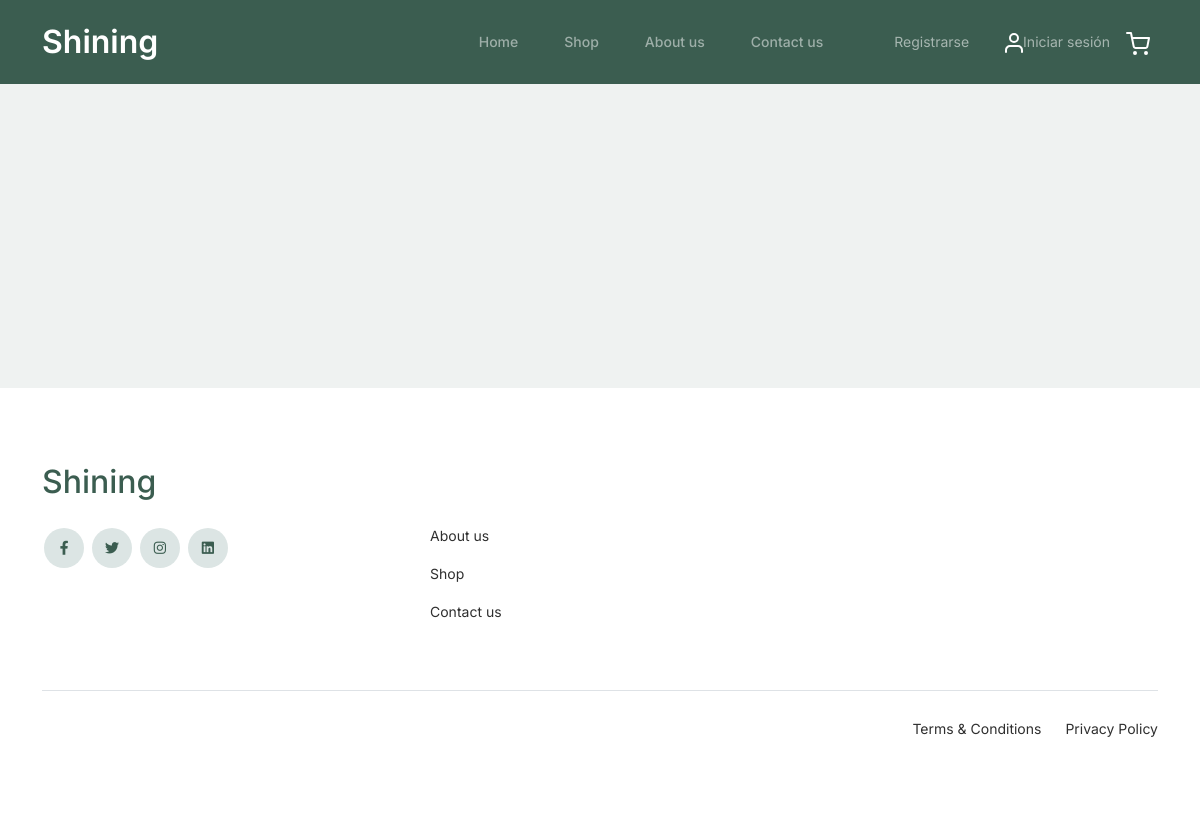
The app's page /shop/, older data.
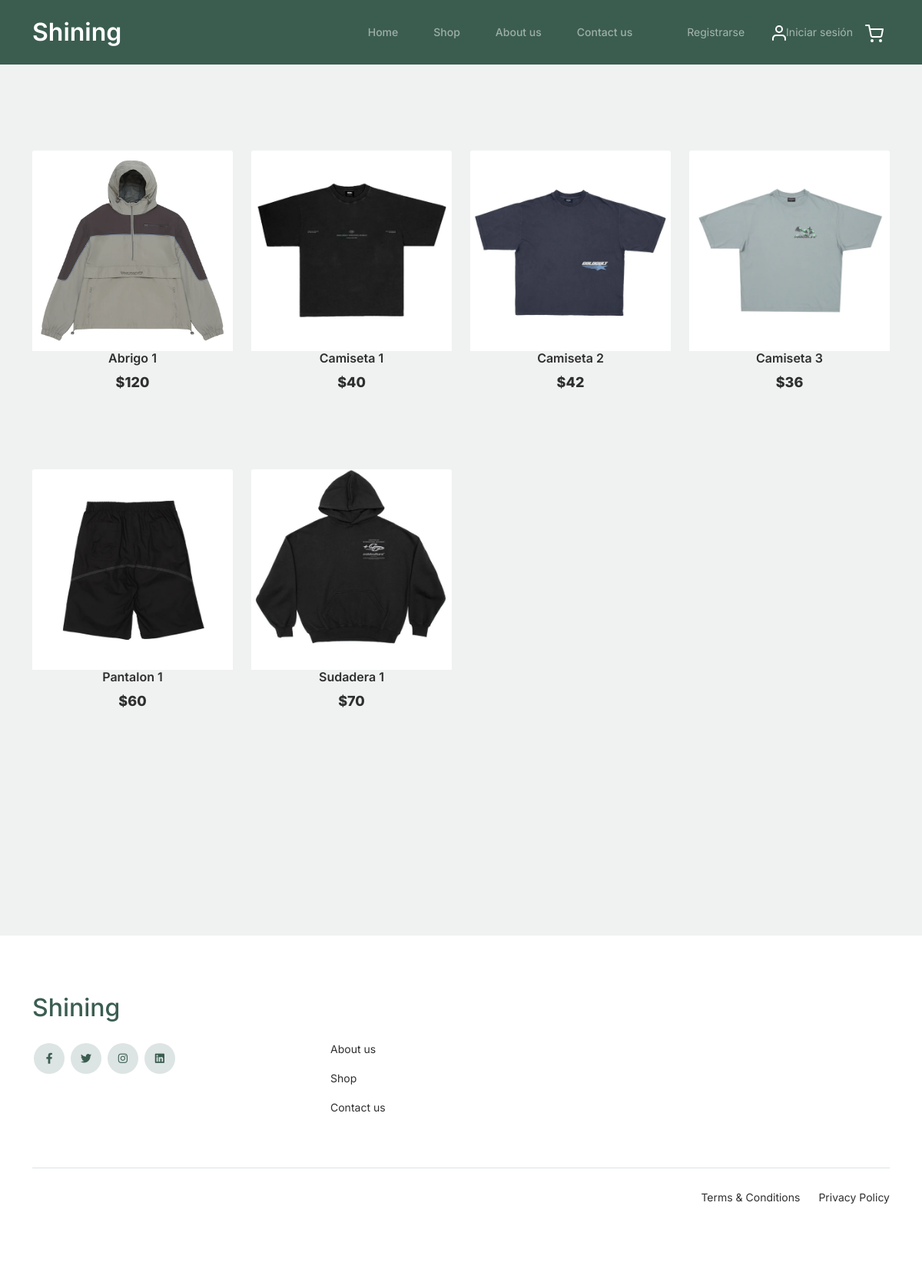
The same page, newer data.
### tienda_app/models.py (models this page shows, shortened)
class Item(models.Model ):
    nombre = models.CharField(max_length=100)
    precio = models.IntegerField(default=999)
    stock = models.IntegerField(default=0)
    opciones_categoria = [
       ('CA', 'Camiseta'),
       ('SU', 'Sudadera'),
       ('PA', 'Pantalon'),
       ('AB','Abrigo'),
    ]
    categoria = models.CharField(max_length=20, choices=opciones_categoria, default="Nombre prenda")
    imagen = models.ImageField(null=True, blank=True, upload_to='images/')

### tienda_app/views.py (the view)
# urls.py: path('shop/', views.shop, name = 'shop'),
def shop(request):
    prendas = Item.objects.all().order_by('categoria')
    return render(request, 'tienda_app/shop.html', {'prendas': prendas})

### tienda_app/templates/tienda_app/shop.html (shortened to what this page needs)
{% extends "tienda_app/base_template.html" %}
{% load static %}
	{% block index%}
		<div class="untree_co-section product-section before-footer-section">
		    <div class="container">
		      	<div class="row">
				{% for prenda in prendas %}
					<div class="col-12 col-md-4 col-lg-3 mb-5">
						<a class="product-item" href="{% url 'agregar_al_carrito' prenda.id %}">
							{% if prenda.imagen %}
								<img class="card-img-top" src="{{ prenda.imagen.url }}" alt="..." />
							{% else %}
								<img class="card-img-top"
								src="https://dummyimage.com/450x300/dee2e6/6c757d.jpg" alt="..." />
							{% endif %}
							<h3 class="product-title"> {{ prenda.nombre }} </h3>
							<strong class="product-price">${{ prenda.precio }}</strong>
						</a>
					</div>
				{% endfor %}
		      	</div>
		    </div>
		</div>
{% endblock %}

### tienda_app/templates/tienda_app/base_template.html (shortened to what this page needs)
{% load static %}
<!doctype html>
<html lang="en">
<head>
		<link href="{% static 'tienda_app/css/bootstrap.min.css' %}" rel="stylesheet">
		<link href="https://cdnjs.cloudflare.com/ajax/libs/font-awesome/6.0.0-beta3/css/all.min.css" rel="stylesheet">
		<link href="{% static 'tienda_app/css/tiny-slider.css' %}" rel="stylesheet">
		<link href="{% static 'tienda_app/css/style.css' %}" rel="stylesheet">
    <link href="{% static 'tienda_app/scss/style.scss' %}" rel="stylesheet">
	</head>
    <body>
        {% include 'tienda_app/nav_bar.html' %}
        {% block index %}
        {% endblock %}
        {% include 'tienda_app/footer.html' %}
    </body>
</html>

### tienda_app/templates/tienda_app/nav_bar.html (shortened to what this page needs)
{% load static %}
<nav class="custom-navbar navbar navbar navbar-expand-md navbar-dark bg-dark" arial-label="Furni navigation bar">
    <div class="container">
        <a class="navbar-brand" href="{% url 'home' %}">Shining</a>
        <div class="collapse navbar-collapse" id="navbarsFurni">
            <ul class="custom-navbar-nav navbar-nav ms-auto mb-2 mb-md-0">
                <li class="nav-item ">
                    <a class="nav-link" href    ="{% url 'home' %}">Home</a>
                </li>
                <li><a class="nav-link" href="{% url 'shop' %}">Shop</a></li>
                <li><a class="nav-link" href="{% url 'about' %}">About us</a></li>
                <li><a class="nav-link" href="{% url 'contact' %}">Contact us</a></li>
            </ul>
            <ul class="custom-navbar-cta navbar-nav mb-2 mb-md-0 ms-5">
                {% if user.is_authenticated %}
                    <li class="nav-item"><a class="nav-link" href="{% url 'logout' %}">Logout</a></li>
                    <li><a class="nav-link"><img src="{% static 'tienda_app/images/user.svg' %}">    {{request.user.username}}</a></li>
                {% else %}
                <li><a class="nav-link" href="{% url 'register_user' %}">Registrarse</a></li>
                <li><a class="nav-link" href="{% url 'login' %}"><img src="{% static 'tienda_app/images/user.svg' %}">Iniciar sesión</a></li>
                {% endif %}
                <li><a class="nav-link" href="{% url 'ver_carrito' %}"><img src="{% static 'tienda_app/images/cart.svg' %}"></a></li>
            </ul>
        </div>
    </div>
</nav>

### tienda_app/templates/tienda_app/footer.html (shortened to what this page needs)
{% load static %}
<footer class="footer-section">
    <div class="container relative">
        <div class="row g-5 mb-5">
            <div class="col-lg-4">
                <div class="mb-4 footer-logo-wrap"><a href="#" class="footer-logo">Shining</a></div>
                <ul class="list-unstyled custom-social">
                    <li><a href="#"><span class="fa fa-brands fa-facebook-f"></span></a></li>
                    <li><a href="#"><span class="fa fa-brands fa-twitter"></span></a></li>
                    <li><a href="#"><span class="fa fa-brands fa-instagram"></span></a></li>
                    <li><a href="#"><span class="fa fa-brands fa-linkedin"></span></a></li>
                </ul>
            </div>
            <div class="col-lg-8">
                <div class="row links-wrap">
                    <div class="col-6 col-sm-6 col-md-3">
                        <ul class="list-unstyled">
                            <li><a href="{% url 'about' %}">About us</a></li>
                            <li><a href="{% url 'shop' %}">Shop</a></li>
                            <li><a href="{% url 'contact' %}">Contact us</a></li>
                        </ul>
                    </div>
                </div>
            </div>
        </div>
        <div class="border-top copyright">
            <div class="row pt-4">
                <div class="col-lg-6">
                </div>
                <div class="col-lg-6 text-center text-lg-end">
                    <ul class="list-unstyled d-inline-flex ms-auto">
                        <li class="me-4"><a href="#">Terms &amp; Conditions</a></li>
                        <li><a href="#">Privacy Policy</a></li>
                    </ul>
                </div>
            </div>
        </div>
    </div>
</footer>

### tienda_app/static/tienda_app/css/style.css (style rules this page uses)
body { overflow-x: hidden; position: relative; }
body { font-family: "Inter", sans-serif; font-weight: 400; line-height: 28px; color: #6a6a6a; font-size: 14px; background-color: #eff2f1; }
a { text-decoration: none; -webkit-transition: .3s all ease; -o-transition: .3s all ease; transition: .3s all ease; color: #2f2f2f; text-decoration: underline; }
.custom-navbar { background: #3b5d50 !important; padding-top: 20px; padding-bottom: 20px; }
.custom-navbar .navbar-brand { font-size: 32px; font-weight: 600; }
@media (min-width: 992px) { .custom-navbar .custom-navbar-nav li { margin-left: 15px; margin-right: 15px; } }
.custom-navbar .custom-navbar-nav li a { font-weight: 500; color: #ffffff !important; opacity: .5; -webkit-transition: .3s all ease; -o-transition: .3s all ease; transition: .3s all ease; position: relative; }
@media (min-width: 768px) { .custom-navbar .custom-navbar-nav li a:before { content: ""; position: absolute; bottom: 0; left: 8px; right: 8px; background: #f9bf29; height: 5px; opacity: 1; visibility: visible; width: 0; -webkit-transition: .15s all ease-out; -o-transition: .15s all ease-out; transition: .15s all ease-out; } }
.custom-navbar .custom-navbar-cta { margin-left: 0 !important; -webkit-box-orient: horizontal; -webkit-box-direction: normal; -ms-flex-direction: row; flex-direction: row; }
@media (min-width: 768px) { .custom-navbar .custom-navbar-cta { margin-left: 40px !important; } }
.custom-navbar .custom-navbar-cta li { margin-left: 0px; margin-right: 0px; }
.custom-navbar .custom-navbar-cta li:first-child { margin-right: 20px; }
.product-section { padding: 7rem 0; }
.product-section .product-item { text-align: center; text-decoration: none; display: block; position: relative; padding-bottom: 50px; cursor: pointer; }
.product-section .product-item h3 { font-weight: 600; font-size: 16px; }
.product-section .product-item strong { font-weight: 800 !important; font-size: 18px !important; }
.product-section .product-item h3, .product-section .product-item strong { color: #2f2f2f; text-decoration: none; }
.product-section .product-item:before { bottom: 0; left: 0; right: 0; position: absolute; content: ""; background: #dce5e4; height: 0%; z-index: -1; border-radius: 10px; -webkit-transition: .3s all ease; -o-transition: .3s all ease; transition: .3s all ease; }
.before-footer-section { padding: 7rem 0 12rem 0 !important; }
.footer-section { padding: 80px 0; background: #ffffff; }
.footer-section .relative { position: relative; }
.footer-section a { text-decoration: none; color: #2f2f2f; -webkit-transition: .3s all ease; -o-transition: .3s all ease; transition: .3s all ease; }
.footer-section .links-wrap { margin-top: 0px; }
@media (min-width: 992px) { .footer-section .links-wrap { margin-top: 54px; } }
.footer-section .links-wrap ul li { margin-bottom: 10px; }
.footer-section .footer-logo-wrap .footer-logo { font-size: 32px; font-weight: 500; text-decoration: none; color: #3b5d50; }
.footer-section .custom-social li { margin: 2px; display: inline-block; }
.footer-section .custom-social li a { width: 40px; height: 40px; text-align: center; line-height: 40px; display: inline-block; background: #dce5e4; color: #3b5d50; border-radius: 50%; }
.footer-section .border-top { border-color: #dce5e4; }
.footer-section .border-top.copyright { font-size: 14px !important; }
.untree_co-section { padding: 7rem 0; }

Row changes from the older to the newer data that the page shows:
added Item: imagen (picture), nombre "Abrigo 1", precio "120"
added Item: imagen (picture), nombre "Camiseta 1", precio "40"
added Item: imagen (picture), nombre "Camiseta 2", precio "42"
added Item: imagen (picture), nombre "Camiseta 3", precio "36"
added Item: imagen (picture), nombre "Pantalon 1", precio "60"
added Item: imagen (picture), nombre "Sudadera 1", precio "70"
